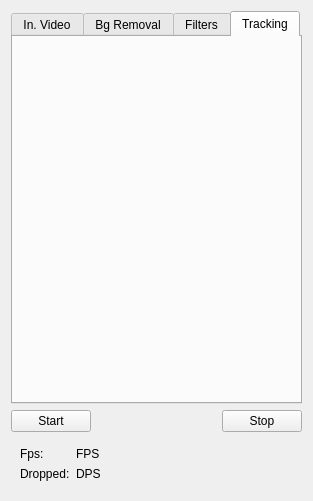
<?xml version="1.0" encoding="UTF-8"?>
<ui version="4.0">
 <class>ModuleManagerWidget</class>
 <widget class="QWidget" name="ModuleManagerWidget">
  <property name="geometry">
   <rect>
    <x>0</x>
    <y>0</y>
    <width>313</width>
    <height>501</height>
   </rect>
  </property>
  <property name="sizePolicy">
   <sizepolicy hsizetype="Minimum" vsizetype="Minimum">
    <horstretch>0</horstretch>
    <verstretch>0</verstretch>
   </sizepolicy>
  </property>
  <property name="windowTitle">
   <string>Form</string>
  </property>
  <layout class="QVBoxLayout" name="verticalLayout">
   <item>
    <widget class="QTabWidget" name="tabWidget">
     <property name="currentIndex">
      <number>3</number>
     </property>
     <widget class="QWidget" name="inVideoTab">
      <attribute name="title">
       <string>In. Video</string>
      </attribute>
     </widget>
     <widget class="QWidget" name="bgRemovalTab">
      <attribute name="title">
       <string>Bg Removal</string>
      </attribute>
     </widget>
     <widget class="QWidget" name="filtersTab">
      <attribute name="title">
       <string>Filters</string>
      </attribute>
     </widget>
     <widget class="QWidget" name="trackingTab">
      <attribute name="title">
       <string>Tracking</string>
      </attribute>
     </widget>
    </widget>
   </item>
   <item>
    <layout class="QHBoxLayout" name="horizontalLayout_2">
     <item>
      <widget class="QPushButton" name="startButton">
       <property name="text">
        <string>Start</string>
       </property>
      </widget>
     </item>
     <item>
      <spacer name="horizontalSpacer">
       <property name="orientation">
        <enum>Qt::Horizontal</enum>
       </property>
       <property name="sizeHint" stdset="0">
        <size>
         <width>40</width>
         <height>20</height>
        </size>
       </property>
      </spacer>
     </item>
     <item>
      <widget class="QPushButton" name="stopButton">
       <property name="text">
        <string>Stop</string>
       </property>
      </widget>
     </item>
    </layout>
   </item>
   <item>
    <widget class="QWidget" name="widget" native="true">
     <property name="sizePolicy">
      <sizepolicy hsizetype="Preferred" vsizetype="Maximum">
       <horstretch>0</horstretch>
       <verstretch>0</verstretch>
      </sizepolicy>
     </property>
     <layout class="QFormLayout" name="formLayout">
      <item row="1" column="0">
       <widget class="QLabel" name="label">
        <property name="text">
         <string>Fps:</string>
        </property>
       </widget>
      </item>
      <item row="1" column="1">
       <widget class="QLabel" name="fpsLabel">
        <property name="sizePolicy">
         <sizepolicy hsizetype="Preferred" vsizetype="Maximum">
          <horstretch>0</horstretch>
          <verstretch>0</verstretch>
         </sizepolicy>
        </property>
        <property name="text">
         <string>FPS</string>
        </property>
       </widget>
      </item>
      <item row="2" column="1">
       <widget class="QLabel" name="dpsLabel">
        <property name="sizePolicy">
         <sizepolicy hsizetype="Maximum" vsizetype="Maximum">
          <horstretch>0</horstretch>
          <verstretch>0</verstretch>
         </sizepolicy>
        </property>
        <property name="text">
         <string>DPS</string>
        </property>
       </widget>
      </item>
      <item row="2" column="0">
       <widget class="QLabel" name="label_2">
        <property name="text">
         <string>Dropped:</string>
        </property>
       </widget>
      </item>
     </layout>
    </widget>
   </item>
  </layout>
 </widget>
 <resources/>
 <connections/>
</ui>
